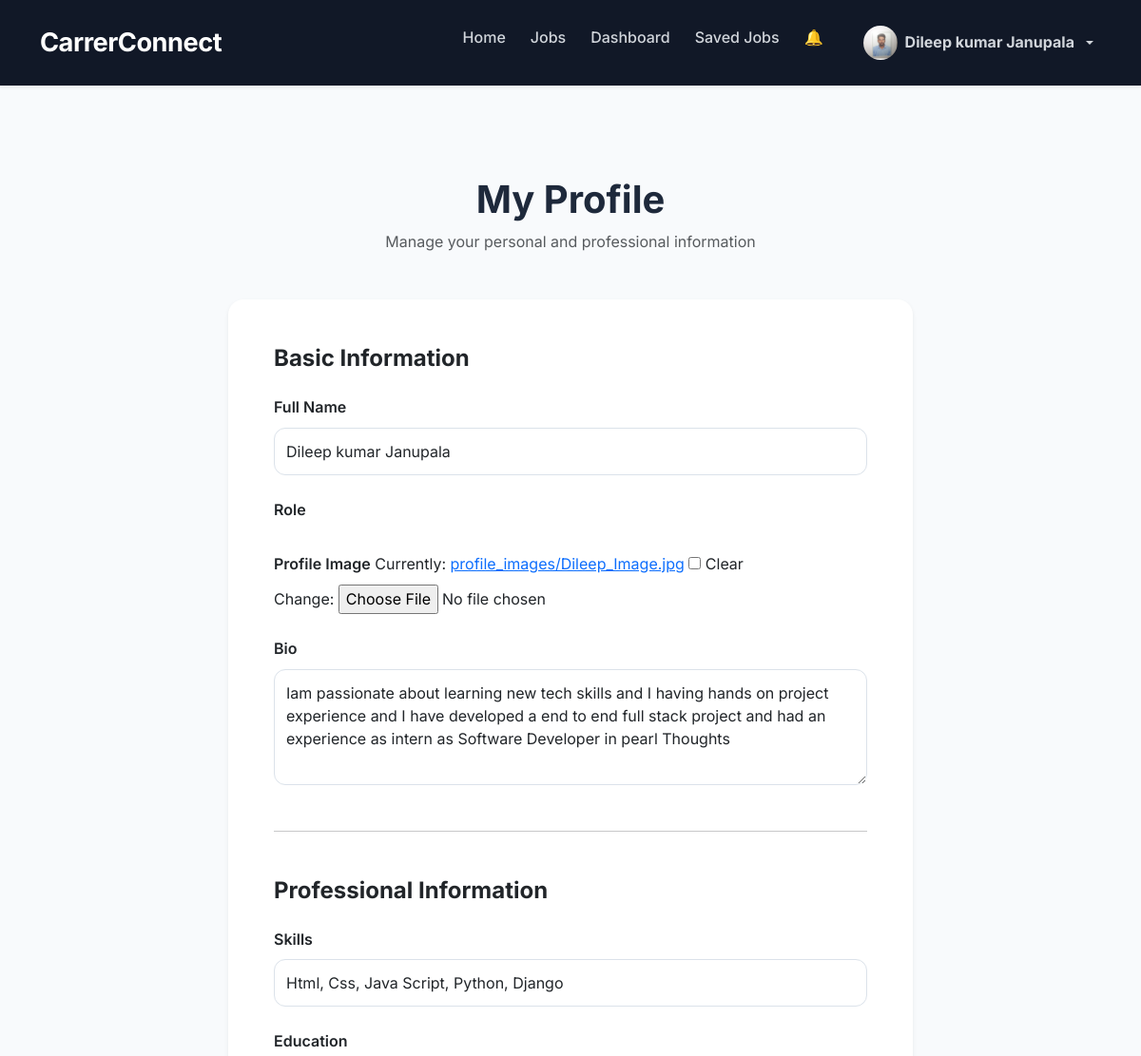
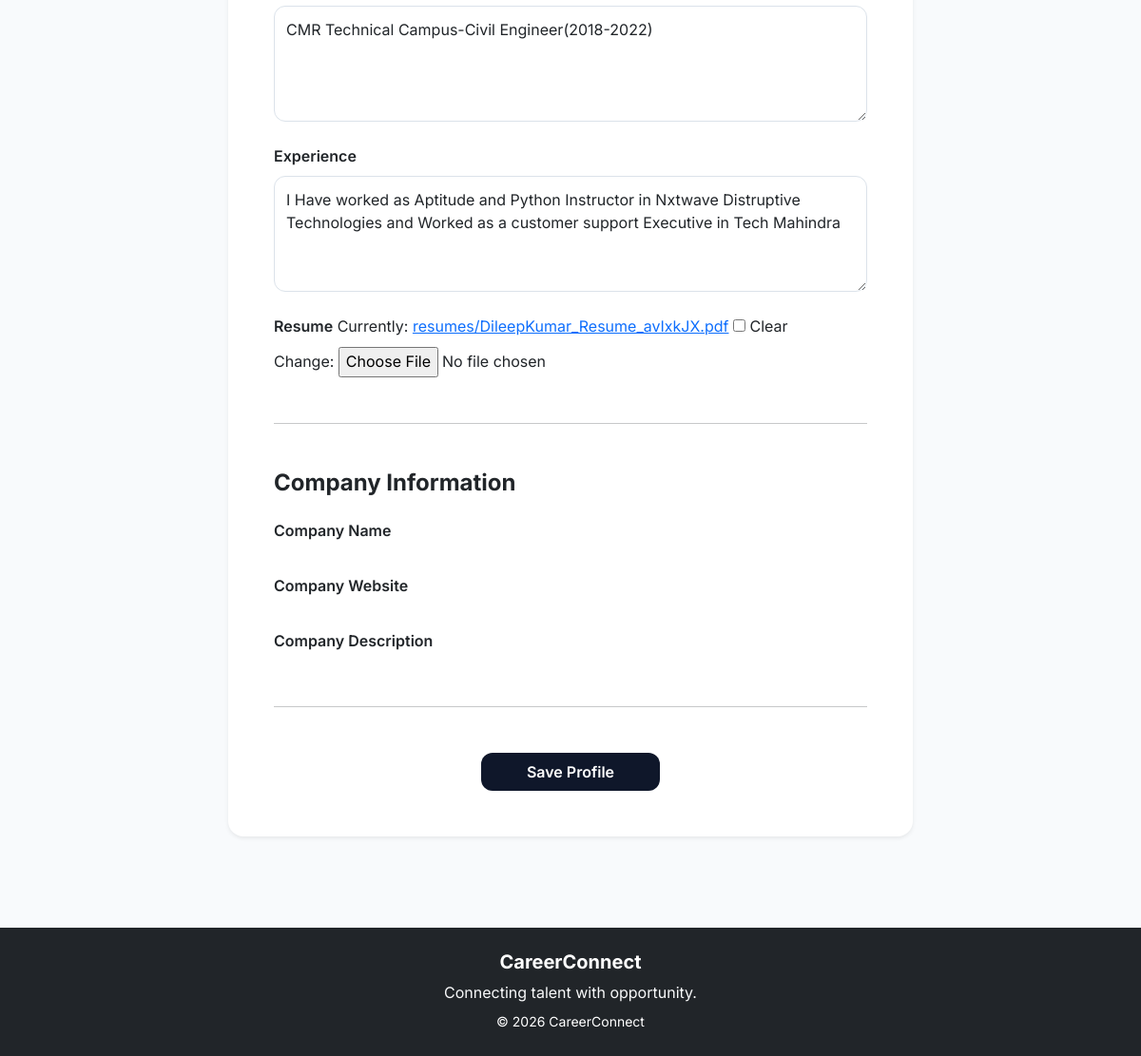
Screenshot of /accounts/profile/edit/ (signed in) with the database file from the repository (2 pictures, top to bottom).
### accounts/models.py (models this page shows, shortened)
class UserProfile(models.Model):
    ROLE_CHOICES = (
        ('candidate', 'Candidate'),
        ('recruiter', 'Recruiter'),
    )
    user = models.OneToOneField(
        User,
        on_delete=models.CASCADE
    )
    full_name = models.CharField(
    max_length=200,
    blank=True
)
    role = models.CharField(
        max_length=20,
        choices=ROLE_CHOICES,
         default='candidate'
    )
    profile_image = models.ImageField(
        upload_to='profile_images/',
        blank=True,
        null=True
    )
    bio = models.TextField(
        blank=True,
        null=True
    )
    skills = models.CharField(
        max_length=300,
        blank=True,
        null=True
    )
    education = models.TextField(
        blank=True,
        null=True
    )
    experience = models.TextField(
        blank=True,
        null=True
    )
    resume = models.FileField(
        upload_to='resumes/',
        blank=True,
        null=True
    )
    company_name = models.CharField(
        max_length=255,
        blank=True,
        null=True
    )
    company_website = models.URLField(
        blank=True,
        null=True
    )
    company_description = models.TextField(
        blank=True,
        null=True
    )

### accounts/views.py (the view)
@login_required
def edit_profile_view(request):
    profile, created = UserProfile.objects.get_or_create(
        user=request.user
    )
    if request.method == 'POST':
        form = ProfileUpdateForm(
            request.POST,
            request.FILES,
            instance=profile
        )
        if form.is_valid():
            form.save()
            return redirect('profile')
    else:
        form = ProfileUpdateForm(
            instance=profile
        )
    context = {
        'form': form,
        'profile': profile
    }
    return render(
        request,
        'accounts/edit_profile.html',
        context
    )

### accounts/context_processors.py (called while the page is built)
def notification_count(request):
    if request.user.is_authenticated:
        count = Notification.objects.filter(
            user=request.user,
            is_read=False
        ).count()
        return {
            'notification_count': count
        }
    return {
        'notification_count': 0
    }

### templates/accounts/edit_profile.html (shortened to what this page needs)
{% extends 'base.html' %}
{% block content %}
<div class="container py-5">
    <div class="text-center mb-5">
        <h1 class="fw-bold">
            My Profile
        </h1>
        <p class="text-muted">
            Manage your personal and professional information
        </p>
    </div>
    <div class="row justify-content-center">
        <div class="col-lg-8">
            <div class="card border-0 shadow-sm rounded-4">
                <div class="card-body p-5">
                    <form method="POST"
                          enctype="multipart/form-data">
                        <div class="mb-5">
                            <h4 class="fw-bold mb-4">
                                Basic Information
                            </h4>
                            <div class="mb-4">
                                <label class="form-label fw-semibold">
                                    Full Name
                                </label>
                                {{ form.full_name }}
                            </div>
                            <div class="mb-4">
                                <label class="form-label fw-semibold">
                                    Role
                                </label>
                            </div>
                            <div class="mb-4">
                                <label class="form-label fw-semibold">
                                    Profile Image
                                </label>
                                {{ form.profile_image }}
                            </div>
                            <div class="mb-4">
                                <label class="form-label fw-semibold">
                                    Bio
                                </label>
                                {{ form.bio }}
                            </div>
                        </div>
                        <hr class="my-5">
                        <div class="mb-5">
                            <h4 class="fw-bold mb-4">
                                Professional Information
                            </h4>
                            <div class="mb-4">
                                <label class="form-label fw-semibold">
                                    Skills
                                </label>
                                {{ form.skills }}
                            </div>
                            <div class="mb-4">
                                <label class="form-label fw-semibold">
                                    Education
                                </label>
                                {{ form.education }}
                            </div>
                            <div class="mb-4">
                                <label class="form-label fw-semibold">
                                    Experience
                                </label>
                                {{ form.experience }}
                            </div>
                            <div class="mb-4">
                                <label class="form-label fw-semibold">
                                    Resume
                                </label>
                                {{ form.resume }}
                            </div>
                        </div>
                        <hr class="my-5">
                        <div class="mb-4">
                            <h4 class="fw-bold mb-4">
                                Company Information
                            </h4>
                            <div class="mb-4">
                                <label class="form-label fw-semibold">
                                    Company Name
                                </label>
                            </div>
                            <div class="mb-4">
                                <label class="form-label fw-semibold">
                                    Company Website
                                </label>
                            </div>
                            <div class="mb-4">
                                <label class="form-label fw-semibold">
                                    Company Description
                                </label>
                            </div>
                        </div>
                        <hr class="my-5">
                        <div class="text-center">
                            <button type="submit"
                                    class="btn btn-dark px-5 py-2">
                                Save Profile
                            </button>
                        </div>
                    </form>
                </div>
            </div>
        </div>
    </div>
</div>
{% endblock %}

### templates/base.html (shortened to what this page needs)
{% load static %}
<!DOCTYPE html>
<html lang="en">
<head>
<link rel="stylesheet"
href="https://cdn.jsdelivr.net/npm/bootstrap-icons@1.11.3/font/bootstrap-icons.min.css">
<link
    href="https://cdn.jsdelivr.net/npm/bootstrap@5.3.3/dist/css/bootstrap.min.css"
    rel="stylesheet">
<link
    rel="stylesheet"
    href="{% static 'css/style.css' %}">
</head>
<body>
    <nav class="navbar navbar-expand-lg navbar-dark shadow-sm">
        <div class="container">
            <a class="navbar-brand fw-bold" href="{% url 'home' %}">
                CarrerConnect
            </a>
            <div class="collapse navbar-collapse" id="navbarNav">
                <ul class="navbar-nav ms-auto">
                    <li class="nav-item">
                        <a class="nav-link {% if request.path == '/' %}active fw-bold{% endif %}"
                                href="{% url 'home' %}">
                            Home
                        </a>
                    </li>
                    <li class="nav-item">
                       <a class="nav-link {% if '/jobs/' in request.path %}active fw-bold{% endif %}"
                            href="{% url 'jobs' %}">
                            Jobs
                        </a>
                    </li>
                           {% if user.is_authenticated %}
                                    {% if user.userprofile.role == 'candidate' %}
                                    <li class="nav-item">
                                        <a class="nav-link {% if '/applications/candidate/dashboard/' in request.path %}active fw-bold{% endif %}"
                                            href="{% url 'candidate_dashboard' %}">
                                            Dashboard
                                        </a>
                                    </li>
                                        <li class="nav-item">
                                            <a class="nav-link {% if '/applications/saved-jobs/' in request.path %}active fw-bold{% endif %}"
                                                href="{% url 'saved_jobs' %}">
                                                Saved Jobs
                                            </a>
                                        </li>
                                    {% endif %}
                                <li class="nav-item me-3">
                                    <a class="nav-link position-relative text-white"
                                    href="{% url 'notifications' %}">
                                        🔔
                                    </a>
                                </li>
                                    <li class="nav-item dropdown">
                                    <a class="nav-link dropdown-toggle d-flex align-items-center gap-2 {% if '/accounts/profile/' in request.path %}active fw-bold{% endif %}"
                                    href="#"
                                    role="button"
                                    data-bs-toggle="dropdown"
                                    aria-expanded="false">
                                        {% if user.userprofile.profile_image %}
                                            <img src="{{ user.userprofile.profile_image.url }}"
                                                width="36"
                                                height="36"
                                                class="rounded-circle"
                                                style="object-fit: cover;">
        {% else %}
            <div class="bg-secondary rounded-circle"
                 style="width: 36px;
                        height: 36px;">
            </div>
        {% endif %}
        <span>
            {% if user.userprofile.full_name %}
                {{ user.userprofile.full_name }}
            {% else %}
                {{ request.user.username }}
            {% endif %}
        </span>
    </a>
</li>
                                {% endif %}
                </ul>
            </div>
        </div>
    </nav>
    <div
    id="toastBox"
    class="position-fixed top-0 end-0 p-3"
    style="z-index: 9999;">
</div>
<div class="container mt-5">
    {% block content %}
    {% endblock %}
</div>
    <footer class="bg-dark text-white text-center py-4 mt-5">
    <h5 class="fw-bold">
        CareerConnect
    </h5>
    <p class="text-light mb-1">
        Connecting talent with opportunity.
    </p>
    <small>
        © 2026 CareerConnect
    </small>
</footer>
</body>
</html>

### static/css/style.css (style rules this page uses)
body { font-family: 'Inter', sans-serif; background: #f8fafc; color: #1e293b; line-height: 1.6; }
.navbar { padding: 16px 0; box-shadow: 0 2px 20px rgba(0,0,0,0.08); }
.navbar-brand { font-size: 1.5rem; font-weight: 800; letter-spacing: 0.5px; }
.btn { border-radius: 12px; font-weight: 600; padding: 12px 24px; transition: 0.3s ease; }
.btn-dark { background: #0f172a; border: none; }
.card { border: none; border-radius: 20px; background: #ffffff; box-shadow: 0 10px 30px rgba(0,0,0,0.05); transition: 0.3s ease; }
.card-body h4 { font-weight: 700; }
.form-control, .form-select { border-radius: 12px; padding: 12px; border: 1px solid #dbe2ea; }
footer { margin-top: 80px; padding: 20px; }
.navbar { background: #111827 !important; padding: 18px 0; }
.navbar-brand { font-size: 1.7rem; font-weight: 800; letter-spacing: -0.5px; }
.navbar .nav-link { color: #d1d5db !important; font-weight: 500; margin-left: 10px; transition: all 0.3s ease; }

### rows the page displays
UserProfile: full_name "Dileep kumar Janupala", bio "Iam passionate about learning new tech skills and I having hands on project experience and I have developed a end to end full stack project and had an experience as intern as Software Developer in pearl Thoughts", skills "Html, Css, Java Script, Python, Django", education "CMR Technical Campus-Civil Engineer(2018-2022)", experience "I Have worked as Aptitude and Python Instructor in Nxtwave Distruptive Technologies and Worked as a customer support Executive in Tech Mahindra"

### other values shown
{{ user.userprofile.full_name }} "Dileep kumar Janupala"
